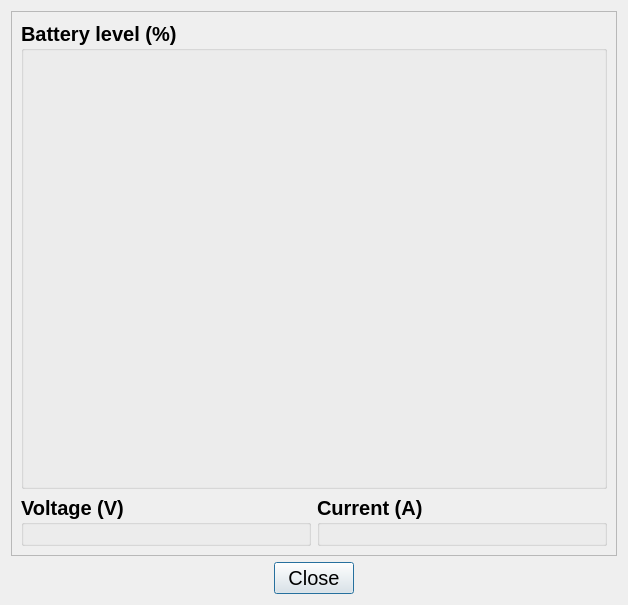
<?xml version="1.0" encoding="UTF-8"?>
<ui version="4.0">
 <class>Statistics</class>
 <widget class="QDialog" name="Statistics">
  <property name="geometry">
   <rect>
    <x>0</x>
    <y>0</y>
    <width>628</width>
    <height>605</height>
   </rect>
  </property>
  <property name="font">
   <font>
    <pointsize>15</pointsize>
   </font>
  </property>
  <property name="windowTitle">
   <string>Robot Configuration</string>
  </property>
  <property name="windowOpacity">
   <double>1.000000000000000</double>
  </property>
  <property name="modal">
   <bool>true</bool>
  </property>
  <layout class="QVBoxLayout" name="verticalLayout_2">
   <item>
    <widget class="QFrame" name="frame">
     <property name="font">
      <font>
       <weight>75</weight>
       <bold>true</bold>
      </font>
     </property>
     <property name="frameShape">
      <enum>QFrame::StyledPanel</enum>
     </property>
     <property name="frameShadow">
      <enum>QFrame::Raised</enum>
     </property>
     <layout class="QGridLayout" name="gridLayout">
      <item row="1" column="2">
       <widget class="QGroupBox" name="batteryCurrentGroupBox">
        <property name="title">
         <string>Current (A)</string>
        </property>
        <layout class="QVBoxLayout" name="verticalLayout_4"/>
       </widget>
      </item>
      <item row="1" column="1">
       <widget class="QGroupBox" name="batteryVoltageGroupBox">
        <property name="title">
         <string>Voltage (V)</string>
        </property>
        <layout class="QVBoxLayout" name="verticalLayout_5"/>
       </widget>
      </item>
      <item row="0" column="1" colspan="2">
       <widget class="QGroupBox" name="batteryLevelGroupBox">
        <property name="sizePolicy">
         <sizepolicy hsizetype="MinimumExpanding" vsizetype="MinimumExpanding">
          <horstretch>0</horstretch>
          <verstretch>0</verstretch>
         </sizepolicy>
        </property>
        <property name="font">
         <font>
          <pointsize>15</pointsize>
          <weight>75</weight>
          <bold>true</bold>
         </font>
        </property>
        <property name="title">
         <string>Battery level (%)</string>
        </property>
        <layout class="QVBoxLayout" name="verticalLayout"/>
       </widget>
      </item>
     </layout>
    </widget>
   </item>
   <item>
    <widget class="QDialogButtonBox" name="buttonBox">
     <property name="orientation">
      <enum>Qt::Horizontal</enum>
     </property>
     <property name="standardButtons">
      <set>QDialogButtonBox::Close</set>
     </property>
     <property name="centerButtons">
      <bool>true</bool>
     </property>
    </widget>
   </item>
  </layout>
 </widget>
 <resources/>
 <connections>
  <connection>
   <sender>buttonBox</sender>
   <signal>accepted()</signal>
   <receiver>Statistics</receiver>
   <slot>accept()</slot>
   <hints>
    <hint type="sourcelabel">
     <x>248</x>
     <y>254</y>
    </hint>
    <hint type="destinationlabel">
     <x>157</x>
     <y>274</y>
    </hint>
   </hints>
  </connection>
  <connection>
   <sender>buttonBox</sender>
   <signal>rejected()</signal>
   <receiver>Statistics</receiver>
   <slot>reject()</slot>
   <hints>
    <hint type="sourcelabel">
     <x>316</x>
     <y>260</y>
    </hint>
    <hint type="destinationlabel">
     <x>286</x>
     <y>274</y>
    </hint>
   </hints>
  </connection>
 </connections>
</ui>
